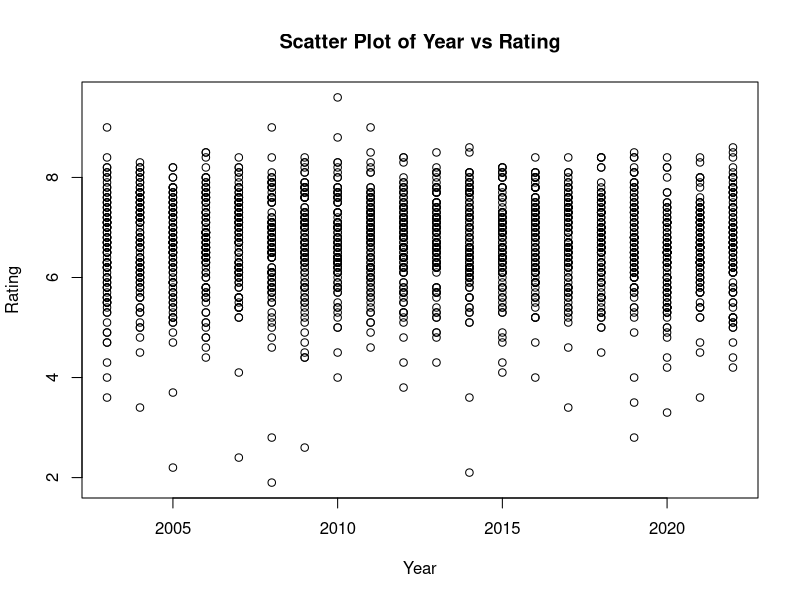
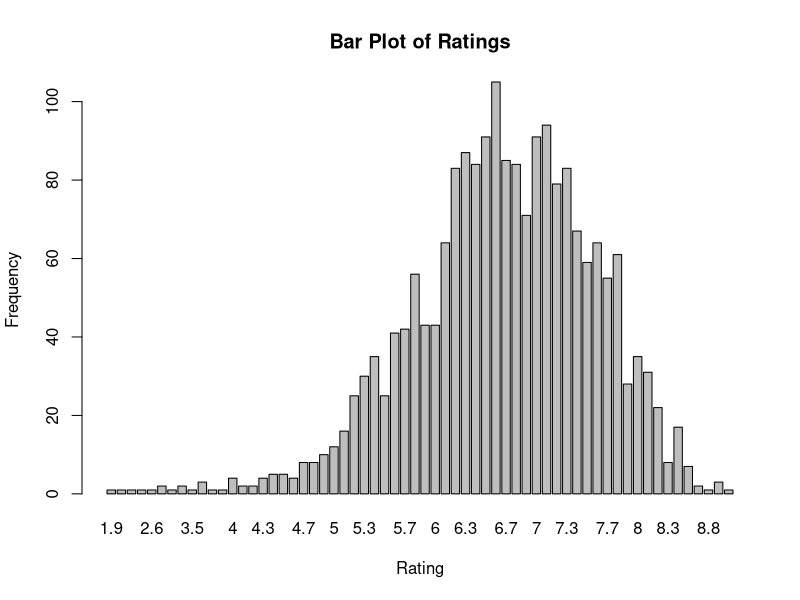
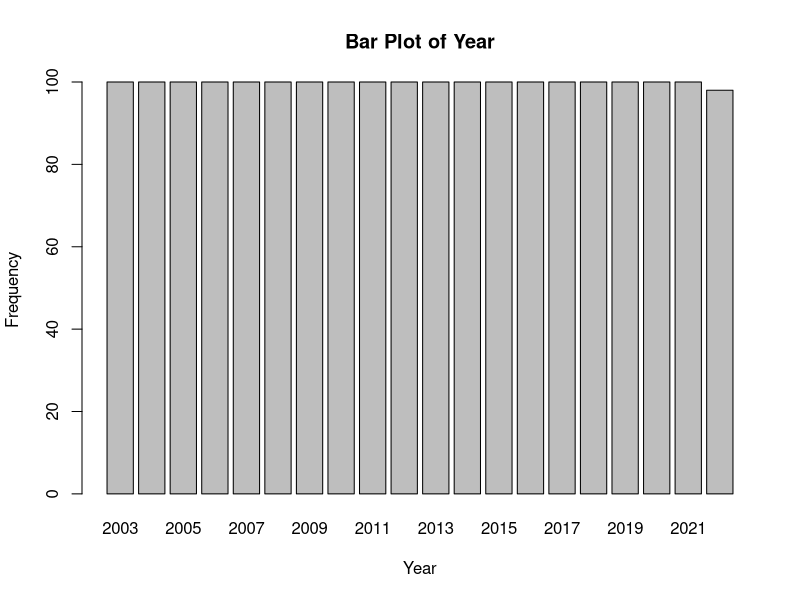

The R source for these figures, in order:
## ---- chunk 1


# loading the dataset into R
dataset <- read.csv("movies.csv")


# Printing the structure of the dataset 
str(dataset)

# List the variables in the dataset
names(dataset)

# Printing the top 15 rows of the dataset
head(dataset, 15)

# User defined function to calculate profit based on the budget and the income
calculate_profit <- function(dataset) {
  dataset$profit <- dataset$income - dataset$budget
  return(dataset)
}

# Filtering rows based on ratings
new_df <- dataset[dataset$rating > 8.5, ]


# Creating a new data frame by joining dependant and independant variables

dependent_var <- c("Rating", "Income")
independent_var <- c("Budget", "Year", "Runtime")

new_df2 <- cbind(dataset[, dependent_var], dataset[, independent_var])


# Removing missing values
dataset <- dataset[complete.cases(dataset), ]
dataset <- na.omit(dataset)


# Removing duplicated data
dataset <- unique(dataset)

# Re-ordering rows in descending order
dataset <- dataset[order(dataset$Year, decreasing = TRUE), ]
dataset <- dataset[order(dataset$Rating, decreasing = TRUE), ]


# Renaming some of the column names
colnames(dataset) <- c("Movie Title", "Rating", "Year", "Month", "Certificate", "Runtime",
"Directors", "Cast", "Genre", "Location", "Budget", "Income", "Country")

# Adding new variables by using a mathematical function 
dataset$Year_2x <- dataset$Year * 2

# Creating a training set using a random number generator engine
set.seed(123)
train_index <- sample(1:nrow(dataset), 0.8 * nrow(dataset))
train_set <- dataset[train_index, ]
test_set <- dataset[-train_index, ]

# Printing the summary statistics of the dataset
summary(dataset)

# Using the income variables and performing these statistical functions
mean(dataset$Rating)
median(dataset$Rating)
mode(dataset$Rating)
range(dataset$Rating)


# Scatter plot for year vs rating
plot(dataset$Year, dataset$Rating, xlab = "Year", ylab = "Rating", main = "Scatter Plot of Year vs Rating")

# Bar plot for the budget and income variables
barplot(table(dataset$Rating), xlab = "Rating", ylab = "Frequency", main = "Bar Plot of Ratings")
barplot(table(dataset$Year), xlab = "Year", ylab = "Frequency", main = "Bar Plot of Year")

# Finding the correlation between year released and ratings
model <- lm(Rating ~ Year, data = dataset)
summary(model)



